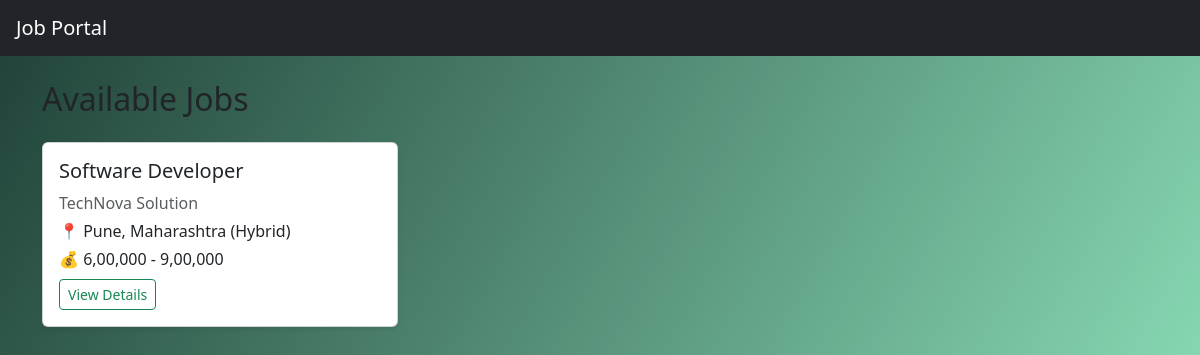
Page /jobs on the committed database.
### models.py (models this page shows)
class Job(db.Model):
    id = db.Column(db.Integer, primary_key=True)
    title = db.Column(db.String(200), nullable=False)
    description = db.Column(db.Text, nullable=False)
    company = db.Column(db.String(150), nullable=False)
    location = db.Column(db.String(100), nullable=False)
    salary = db.Column(db.String(50))
    posted_by = db.Column(db.Integer, db.ForeignKey('user.id'))
    created_at = db.Column(db.DateTime, default=datetime.utcnow)

### app.py (the view)
@app.route('/jobs')
def jobs():
    jobs = Job.query.order_by(Job.created_at.desc()).all()
    return render_template('jobs.html', jobs=jobs)

### templates/jobs.html
{% extends 'base.html' %}
{% block content %}
<h2 class="mb-4">Available Jobs</h2>
{% if jobs %}
    <div class="row">
        {% for job in jobs %}
            <div class="col-md-4">
                <div class="card mb-4 shadow-sm job-card">
                    <div class="card-body">
                        <h5>{{ job.title }}</h5>
                        <p class="text-muted mb-1">{{ job.company }}</p>
                        <p class="mb-1">📍 {{ job.location }}</p>
                        <p class="mb-2">💰 {{ job.salary or 'Not disclosed' }}</p>
                        <a href="{{ url_for('job_detail', job_id=job.id) }}"
                           class="btn btn-outline-success btn-sm">
                            View Details
                        </a>
                    </div>
                </div>
            </div>
        {% endfor %}
    </div>
{% else %}
    <p>No jobs available right now.</p>
{% endif %}
{% endblock %}

### templates/base.html (shortened to what this page needs)
<!DOCTYPE html>
<html lang="en">
<head>
    <link href="https://cdn.jsdelivr.net/npm/bootstrap@5.3.0/dist/css/bootstrap.min.css" rel="stylesheet">
    <link rel="stylesheet" href="{{ url_for('static', filename='css/style.css') }}">
</head>
<body>
<nav class="navbar navbar-dark bg-dark px-3">
    <a class="navbar-brand" href="{{ url_for('dashboard') }}">Job Portal</a>
</nav>
<div class="container mt-4">
    {% block content %}{% endblock %}
</div>
</body>
</html>

### static/css/style.css (style rules this page uses)
body { background: linear-gradient(120deg, #1f4037, #99f2c8); min-height: 100vh; font-family: 'Segoe UI', sans-serif; }
.job-card { transition: transform 0.3s ease, box-shadow 0.3s ease; }

### rows in the picture
Job: title "Software Developer", company "TechNova Solution", location "Pune, Maharashtra (Hybrid)", salary "6,00,000 - 9,00,000"
